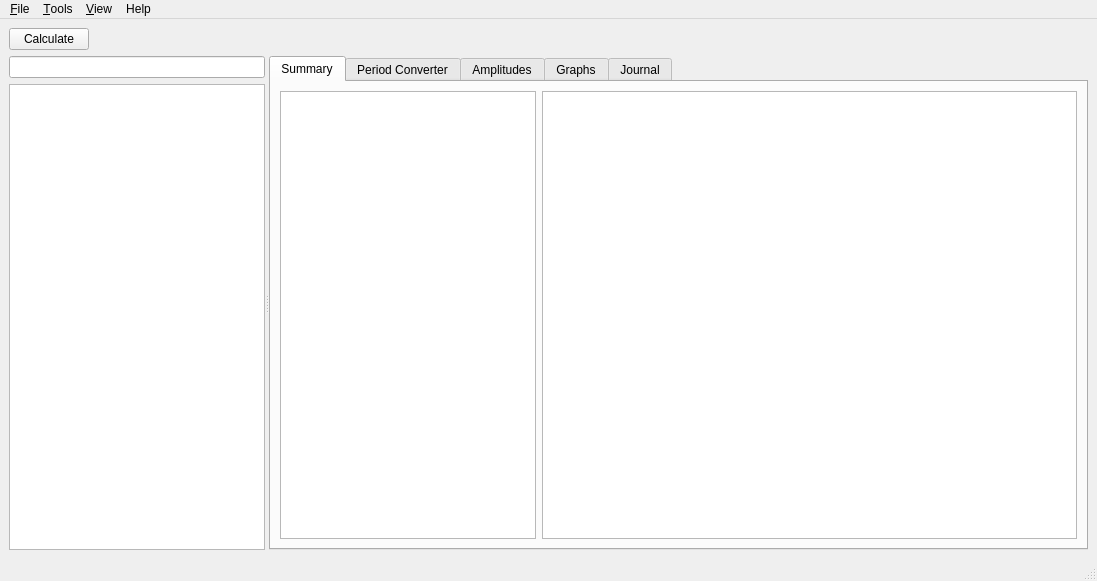
<?xml version="1.0" encoding="UTF-8"?>
<ui version="4.0">
 <class>CalculatorMainView</class>
 <widget class="QMainWindow" name="CalculatorMainView">
  <property name="geometry">
   <rect>
    <x>0</x>
    <y>0</y>
    <width>1097</width>
    <height>581</height>
   </rect>
  </property>
  <property name="sizePolicy">
   <sizepolicy hsizetype="Minimum" vsizetype="Minimum">
    <horstretch>0</horstretch>
    <verstretch>0</verstretch>
   </sizepolicy>
  </property>
  <property name="windowTitle">
   <string>MainWindow</string>
  </property>
  <widget class="QWidget" name="centralwidget">
   <layout class="QVBoxLayout" name="verticalLayout_7">
    <item>
     <layout class="QVBoxLayout" name="verticalLayout_6">
      <item>
       <layout class="QHBoxLayout" name="hBoxCalculate">
        <item>
         <widget class="QPushButton" name="btnCalculate">
          <property name="sizePolicy">
           <sizepolicy hsizetype="Minimum" vsizetype="Fixed">
            <horstretch>0</horstretch>
            <verstretch>0</verstretch>
           </sizepolicy>
          </property>
          <property name="text">
           <string>Calculate</string>
          </property>
         </widget>
        </item>
        <item>
         <spacer name="horizontalSpacer">
          <property name="orientation">
           <enum>Qt::Horizontal</enum>
          </property>
          <property name="sizeHint" stdset="0">
           <size>
            <width>40</width>
            <height>20</height>
           </size>
          </property>
         </spacer>
        </item>
       </layout>
      </item>
      <item>
       <widget class="QSplitter" name="splitter">
        <property name="orientation">
         <enum>Qt::Horizontal</enum>
        </property>
        <widget class="QWidget" name="layoutWidget">
         <layout class="QVBoxLayout" name="verticalLayout">
          <item>
           <layout class="QHBoxLayout" name="horizontalLayout_2">
            <item>
             <widget class="QLineEdit" name="lineEdit"/>
            </item>
            <item>
             <layout class="QHBoxLayout" name="horizontalLayout"/>
            </item>
           </layout>
          </item>
          <item>
           <widget class="QListView" name="instrumentsListView"/>
          </item>
         </layout>
        </widget>
        <widget class="QTabWidget" name="notebook">
         <property name="sizePolicy">
          <sizepolicy hsizetype="Expanding" vsizetype="Expanding">
           <horstretch>3</horstretch>
           <verstretch>0</verstretch>
          </sizepolicy>
         </property>
         <property name="toolTip">
          <string/>
         </property>
         <property name="styleSheet">
          <string notr="true"/>
         </property>
         <property name="currentIndex">
          <number>0</number>
         </property>
         <widget class="QWidget" name="tabSummary">
          <attribute name="title">
           <string>Summary</string>
          </attribute>
          <layout class="QHBoxLayout" name="horizontalLayout_3">
           <item>
            <widget class="QTreeView" name="instrumentsTreeView"/>
           </item>
           <item>
            <widget class="QTableView" name="ohlcTableView">
             <property name="sizePolicy">
              <sizepolicy hsizetype="Expanding" vsizetype="Expanding">
               <horstretch>4</horstretch>
               <verstretch>0</verstretch>
              </sizepolicy>
             </property>
             <attribute name="verticalHeaderShowSortIndicator" stdset="0">
              <bool>false</bool>
             </attribute>
            </widget>
           </item>
          </layout>
         </widget>
         <widget class="QWidget" name="tab_3">
          <attribute name="title">
           <string>Period Converter</string>
          </attribute>
          <widget class="QComboBox" name="comboBox_2">
           <property name="geometry">
            <rect>
             <x>80</x>
             <y>10</y>
             <width>91</width>
             <height>22</height>
            </rect>
           </property>
           <item>
            <property name="text">
             <string>Day</string>
            </property>
           </item>
           <item>
            <property name="text">
             <string>Week</string>
            </property>
           </item>
           <item>
            <property name="text">
             <string>Month</string>
            </property>
           </item>
           <item>
            <property name="text">
             <string>Quarter</string>
            </property>
           </item>
           <item>
            <property name="text">
             <string>Year</string>
            </property>
           </item>
          </widget>
          <widget class="QComboBox" name="comboBox_3">
           <property name="geometry">
            <rect>
             <x>280</x>
             <y>10</y>
             <width>91</width>
             <height>22</height>
            </rect>
           </property>
          </widget>
          <widget class="QLabel" name="label_2">
           <property name="geometry">
            <rect>
             <x>23</x>
             <y>12</y>
             <width>31</width>
             <height>16</height>
            </rect>
           </property>
           <property name="text">
            <string>Sector</string>
           </property>
          </widget>
          <widget class="QLabel" name="label_3">
           <property name="geometry">
            <rect>
             <x>227</x>
             <y>12</y>
             <width>41</width>
             <height>16</height>
            </rect>
           </property>
           <property name="text">
            <string>Period</string>
           </property>
          </widget>
         </widget>
         <widget class="QWidget" name="tabDistributions">
          <attribute name="title">
           <string>Amplitudes</string>
          </attribute>
          <widget class="QComboBox" name="comboBox">
           <property name="geometry">
            <rect>
             <x>80</x>
             <y>10</y>
             <width>111</width>
             <height>22</height>
            </rect>
           </property>
          </widget>
          <widget class="QLabel" name="label">
           <property name="geometry">
            <rect>
             <x>20</x>
             <y>10</y>
             <width>71</width>
             <height>20</height>
            </rect>
           </property>
           <property name="text">
            <string>Serialities</string>
           </property>
          </widget>
          <widget class="QPushButton" name="pushButton">
           <property name="geometry">
            <rect>
             <x>240</x>
             <y>10</y>
             <width>75</width>
             <height>23</height>
            </rect>
           </property>
           <property name="text">
            <string>Calculate</string>
           </property>
          </widget>
          <widget class="QTabWidget" name="tabWidget">
           <property name="geometry">
            <rect>
             <x>16</x>
             <y>60</y>
             <width>771</width>
             <height>371</height>
            </rect>
           </property>
           <property name="tabPosition">
            <enum>QTabWidget::South</enum>
           </property>
           <property name="currentIndex">
            <number>0</number>
           </property>
           <widget class="QWidget" name="tab">
            <attribute name="title">
             <string>Table</string>
            </attribute>
            <widget class="AkTableView" name="distributionsTableView">
             <property name="geometry">
              <rect>
               <x>0</x>
               <y>0</y>
               <width>371</width>
               <height>331</height>
              </rect>
             </property>
            </widget>
            <widget class="QTableView" name="tableView">
             <property name="geometry">
              <rect>
               <x>380</x>
               <y>10</y>
               <width>381</width>
               <height>321</height>
              </rect>
             </property>
            </widget>
           </widget>
           <widget class="QWidget" name="tab_2">
            <attribute name="title">
             <string>Histogram</string>
            </attribute>
           </widget>
          </widget>
         </widget>
         <widget class="QWidget" name="tabGraphs">
          <attribute name="title">
           <string>Graphs</string>
          </attribute>
          <layout class="QVBoxLayout" name="verticalLayout_2">
           <item>
            <widget class="PlotWidget" name="graphicsView"/>
           </item>
          </layout>
         </widget>
         <widget class="QWidget" name="tabJournal">
          <attribute name="title">
           <string>Journal</string>
          </attribute>
          <layout class="QVBoxLayout" name="verticalLayout_8">
           <item>
            <layout class="QVBoxLayout" name="verticalLayout_4" stretch="0,3">
             <item>
              <layout class="QHBoxLayout" name="horizontalLayout_5">
               <item>
                <layout class="QVBoxLayout" name="verticalLayout_3">
                 <item>
                  <widget class="QCalendarWidget" name="calendar">
                   <property name="sizePolicy">
                    <sizepolicy hsizetype="Fixed" vsizetype="Fixed">
                     <horstretch>0</horstretch>
                     <verstretch>0</verstretch>
                    </sizepolicy>
                   </property>
                  </widget>
                 </item>
                 <item>
                  <layout class="QHBoxLayout" name="horizontalLayout_4">
                   <item>
                    <widget class="QPushButton" name="btnOK">
                     <property name="enabled">
                      <bool>true</bool>
                     </property>
                     <property name="sizePolicy">
                      <sizepolicy hsizetype="Fixed" vsizetype="Fixed">
                       <horstretch>0</horstretch>
                       <verstretch>0</verstretch>
                      </sizepolicy>
                     </property>
                     <property name="maximumSize">
                      <size>
                       <width>80</width>
                       <height>16777215</height>
                      </size>
                     </property>
                     <property name="text">
                      <string>OK</string>
                     </property>
                    </widget>
                   </item>
                   <item>
                    <widget class="QPushButton" name="btnClear">
                     <property name="sizePolicy">
                      <sizepolicy hsizetype="Fixed" vsizetype="Fixed">
                       <horstretch>0</horstretch>
                       <verstretch>0</verstretch>
                      </sizepolicy>
                     </property>
                     <property name="maximumSize">
                      <size>
                       <width>80</width>
                       <height>16777215</height>
                      </size>
                     </property>
                     <property name="text">
                      <string>Clear</string>
                     </property>
                    </widget>
                   </item>
                  </layout>
                 </item>
                </layout>
               </item>
               <item>
                <widget class="QTextEdit" name="textNote">
                 <property name="sizePolicy">
                  <sizepolicy hsizetype="Expanding" vsizetype="Expanding">
                   <horstretch>1</horstretch>
                   <verstretch>0</verstretch>
                  </sizepolicy>
                 </property>
                </widget>
               </item>
              </layout>
             </item>
             <item>
              <widget class="AkTableView" name="notesTableView"/>
             </item>
            </layout>
           </item>
          </layout>
         </widget>
        </widget>
       </widget>
      </item>
     </layout>
    </item>
   </layout>
  </widget>
  <widget class="QMenuBar" name="menubar">
   <property name="geometry">
    <rect>
     <x>0</x>
     <y>0</y>
     <width>1097</width>
     <height>21</height>
    </rect>
   </property>
   <widget class="QMenu" name="menuFile">
    <property name="title">
     <string>&amp;File</string>
    </property>
    <addaction name="actionConnect"/>
    <addaction name="actionDisconnect"/>
    <addaction name="separator"/>
    <addaction name="actionExit"/>
   </widget>
   <widget class="QMenu" name="menuTools">
    <property name="title">
     <string>&amp;Tools</string>
    </property>
    <addaction name="actionInstrumentView"/>
    <addaction name="actionHistoricalView"/>
    <addaction name="separator"/>
    <addaction name="actionConnectionsView"/>
    <addaction name="actionOptionsView"/>
   </widget>
   <widget class="QMenu" name="menuView">
    <property name="title">
     <string>&amp;View</string>
    </property>
    <widget class="QMenu" name="menuPanels">
     <property name="title">
      <string>Panels</string>
     </property>
     <addaction name="actionSummary"/>
     <addaction name="actionGraphs"/>
     <addaction name="actionJournal"/>
    </widget>
    <addaction name="menuPanels"/>
   </widget>
   <widget class="QMenu" name="menuHelp">
    <property name="title">
     <string>Help</string>
    </property>
    <addaction name="actionHelp"/>
    <addaction name="actionAbout"/>
   </widget>
   <addaction name="menuFile"/>
   <addaction name="menuTools"/>
   <addaction name="menuView"/>
   <addaction name="menuHelp"/>
  </widget>
  <widget class="QStatusBar" name="statusbar"/>
  <action name="actionHelp">
   <property name="icon">
    <iconset resource="../Resources.qrc">
     <normaloff>:/icons/menu/help.bmp</normaloff>:/icons/menu/help.bmp</iconset>
   </property>
   <property name="text">
    <string>Help</string>
   </property>
   <property name="shortcut">
    <string>F1</string>
   </property>
  </action>
  <action name="actionAbout">
   <property name="icon">
    <iconset resource="../Resources.qrc">
     <normaloff>:/icons/menu/about.bmp</normaloff>:/icons/menu/about.bmp</iconset>
   </property>
   <property name="text">
    <string>About</string>
   </property>
  </action>
  <action name="actionConnect">
   <property name="icon">
    <iconset resource="../Resources.qrc">
     <normaloff>:/icons/menu/connect.bmp</normaloff>:/icons/menu/connect.bmp</iconset>
   </property>
   <property name="text">
    <string>Connect...</string>
   </property>
  </action>
  <action name="actionDisconnect">
   <property name="icon">
    <iconset resource="../Resources.qrc">
     <normaloff>:/icons/menu/disconnect.bmp</normaloff>:/icons/menu/disconnect.bmp</iconset>
   </property>
   <property name="text">
    <string>Disconnect...</string>
   </property>
  </action>
  <action name="actionExit">
   <property name="text">
    <string>Exit</string>
   </property>
   <property name="shortcut">
    <string>Ctrl+Q</string>
   </property>
  </action>
  <action name="actionInstrumentView">
   <property name="icon">
    <iconset resource="../Resources.qrc">
     <normaloff>:/icons/menu/instruments.bmp</normaloff>:/icons/menu/instruments.bmp</iconset>
   </property>
   <property name="text">
    <string>Instrument Manager...</string>
   </property>
   <property name="shortcut">
    <string>Ctrl+I</string>
   </property>
  </action>
  <action name="actionHistoricalView">
   <property name="icon">
    <iconset resource="../Resources.qrc">
     <normaloff>:/icons/menu/history.bmp</normaloff>:/icons/menu/history.bmp</iconset>
   </property>
   <property name="text">
    <string>Historical Data Manager...</string>
   </property>
   <property name="shortcut">
    <string>Ctrl+H</string>
   </property>
  </action>
  <action name="actionConnectionsView">
   <property name="icon">
    <iconset resource="../Resources.qrc">
     <normaloff>:/icons/menu/connections.bmp</normaloff>:/icons/menu/connections.bmp</iconset>
   </property>
   <property name="text">
    <string>Connection Manager...</string>
   </property>
  </action>
  <action name="actionOptionsView">
   <property name="icon">
    <iconset resource="../Resources.qrc">
     <normaloff>:/icons/menu/options.bmp</normaloff>:/icons/menu/options.bmp</iconset>
   </property>
   <property name="text">
    <string>Options...</string>
   </property>
   <property name="shortcut">
    <string>Ctrl+O</string>
   </property>
  </action>
  <action name="actionSummary">
   <property name="text">
    <string>Summary</string>
   </property>
  </action>
  <action name="actionGraphs">
   <property name="text">
    <string>Graphs</string>
   </property>
  </action>
  <action name="actionJournal">
   <property name="text">
    <string>Journal</string>
   </property>
  </action>
 </widget>
 <customwidgets>
  <customwidget>
   <class>PlotWidget</class>
   <extends>QGraphicsView</extends>
   <header>pyqtgraph</header>
  </customwidget>
  <customwidget>
   <class>AkTableView</class>
   <extends>QTableView</extends>
   <header>src.controls.akTableView</header>
  </customwidget>
 </customwidgets>
 <tabstops>
  <tabstop>notebook</tabstop>
 </tabstops>
 <resources>
  <include location="../Resources.qrc"/>
 </resources>
 <connections>
  <connection>
   <sender>btnOK</sender>
   <signal>clicked()</signal>
   <receiver>calendar</receiver>
   <slot>showSelectedDate()</slot>
   <hints>
    <hint type="sourcelabel">
     <x>95</x>
     <y>121</y>
    </hint>
    <hint type="destinationlabel">
     <x>119</x>
     <y>121</y>
    </hint>
   </hints>
  </connection>
  <connection>
   <sender>btnClear</sender>
   <signal>clicked()</signal>
   <receiver>textNote</receiver>
   <slot>clear()</slot>
   <hints>
    <hint type="sourcelabel">
     <x>99</x>
     <y>121</y>
    </hint>
    <hint type="destinationlabel">
     <x>119</x>
     <y>121</y>
    </hint>
   </hints>
  </connection>
  <connection>
   <sender>btnOK</sender>
   <signal>clicked()</signal>
   <receiver>textNote</receiver>
   <slot>copy()</slot>
   <hints>
    <hint type="sourcelabel">
     <x>99</x>
     <y>121</y>
    </hint>
    <hint type="destinationlabel">
     <x>119</x>
     <y>121</y>
    </hint>
   </hints>
  </connection>
 </connections>
</ui>
